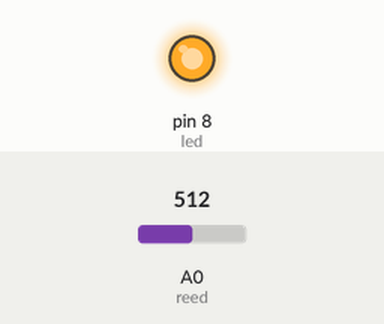
The sketch below on a simulated Arduino Uno, built with avr-gcc and run on an emulated ATmega328P. On the bench: output pins drawn as LEDs (lit = HIGH). The test bench sets the inputs (shaded band); at power-on: A0 (reed) = 512. What the sketch prints to the serial monitor is not drawn.

Above: at 0.1 s.
Timing chart, 0 to 1.6 s (numbered marks = the images above):
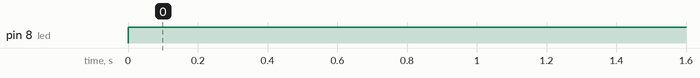

The sketch:

Light_Dependent_Resistor.ino
```cpp
const int reed = A0;
const int led = 8;
int reedval;

void setup() {

  pinMode(led, OUTPUT);
  pinMode(reed, INPUT);
  Serial.begin(9600);

}

void loop() {
  reedval = analogRead(reed);
  Serial.println(reedval);

  if (reedval <= -1)
  {
    digitalWrite(led, LOW);
  }

  else
  {
    digitalWrite(led, HIGH);
  }
}
```

Measured:
- by itself, pin 8 (led): LOW → HIGH at 0.00 s
